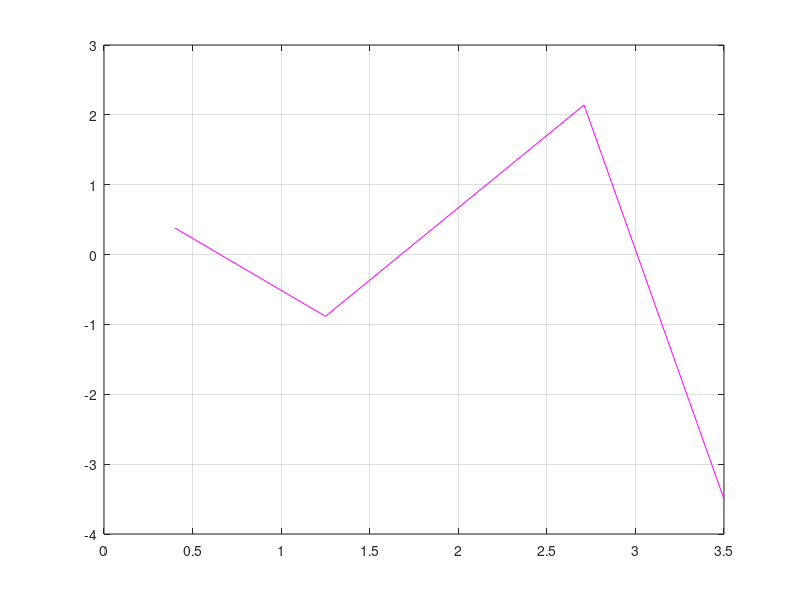

Reproduce this figure in MATLAB. (Note: this script raises an error after producing the figure.)
function [result] = P3Q1()
clc, clear all;
x = [0.4 1.25 2.71 3.5];
y = x.*sin(pi.*x);
p = [0.4 1.25 2.5 2.71 3.5];

format long;
plot(x,y,'-m');
hold on, grid on;

PN1 = PNewton([x(1) x(2)],[y(1) y(2)],p);
PN2 = PNewton([x(1) x(2) x(3)],[y(1) y(2) y(3)],p);
PN3 = PNewton(x,y,p);

x = [0.4 1.25 2.5 2.71 3.5];

plot(x,PN1,'-b');
hold on;
plot(x,PN2,'-g');
hold on;
plot(x,PN3,'-r');

title("Polinomios");
xlabel("x");
ylabel("f(x) = xsen(pi*x)");
legend({"f(x) = xsen(pi*x)","P1","P2","P3"}, "location");
legend show;

endfunction